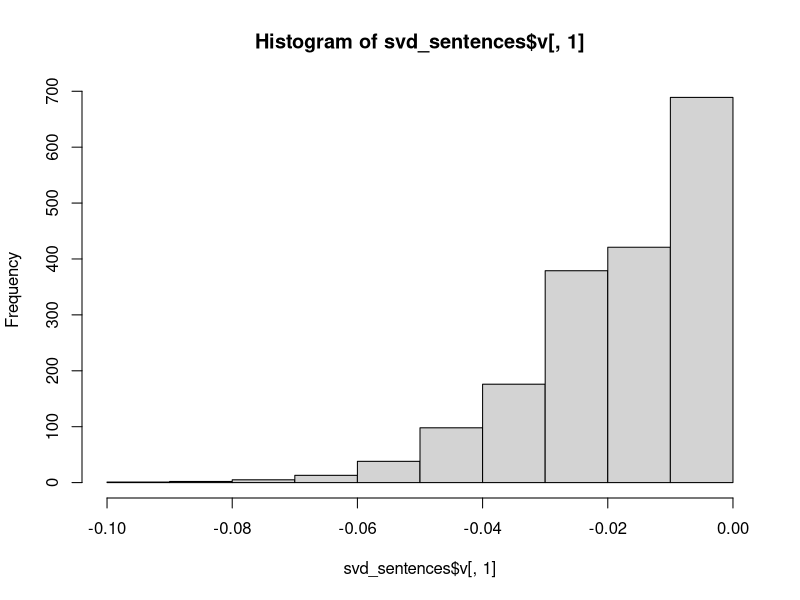

Here is the R script that generated this plot:
## ---- chunk 1
knitr::opts_chunk$set(echo = TRUE)
## ---- chunk 2
#load in sentences, split by period
sentences <- scan(file="gutenberg short stories-2.txt",
                what = character(),
                sep=".")

# print a sentence
sentences[1]

# count words in a sentence
length(unlist(strsplit(sentences[1]," ")))

#write a function to count words in string
count_words_in_string <- function(x){
  length(unlist(strsplit(x," ")))
}

# use function demo
count_words_in_string(sentences[1])

#get word count for all sentences

sentence_counts <- c()
for(i in 1:length(sentences)){
  sentence_counts[i] <- count_words_in_string(sentences[i])
}

sentence_counts <- unlist(lapply(sentences,count_words_in_string))

# put everything in tibble

library(tibble)

sentence_df <- tibble(sentences,sentence_counts) 


# get "good sentences"

library(dplyr)

good_sentences <- sentence_df %>%
  filter(sentence_counts > 5,
         sentence_counts < 20)

# get the document term matrix
library(tm)

sentence_corpus <- Corpus(VectorSource(good_sentences$sentences))

## MORE PRE-PROCESSING

# tolower

# remove punctuation

# remove stop words

sentence_dtm <- TermDocumentMatrix(sentence_corpus)
sentence_dtm <- as.matrix(sentence_dtm)

## Weight the matrix

## run the SVD

library(irlba)
?irlba

svd_sentences <- irlba(sentence_dtm,5)

hist(svd_sentences$v[,1])

good_sentences <- cbind(good_sentences,svd_sentences$v)

# make it easy to see how sentences are distributes along each dimension

cor(good_sentences$`1`,good_sentences$sentence_counts)
      
